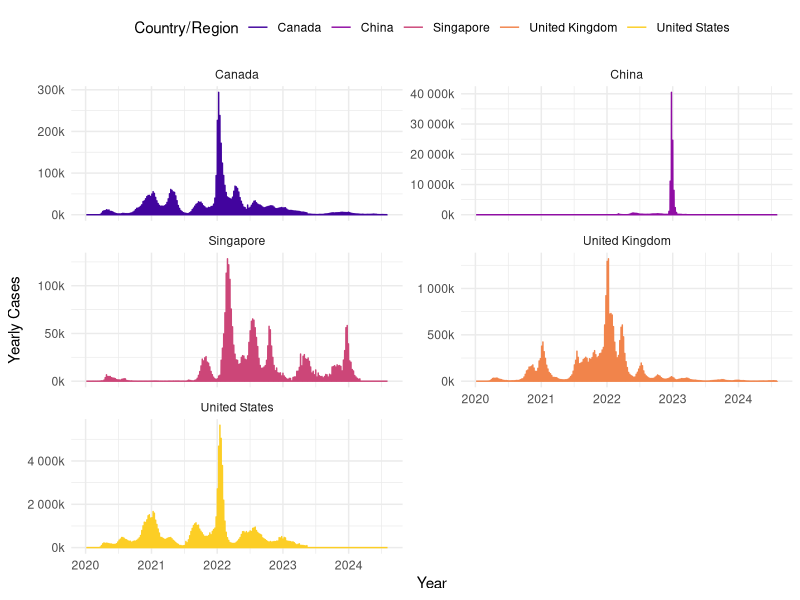
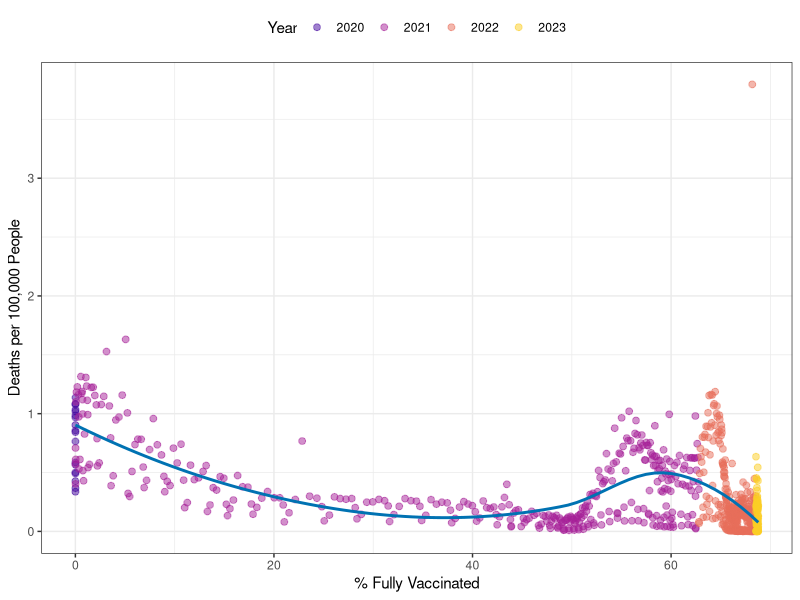
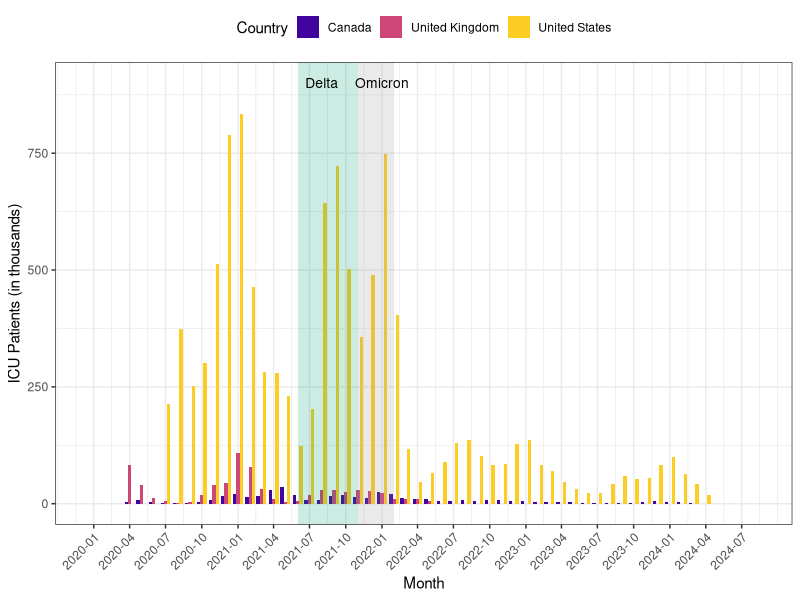

These figures' R source, in order:
## ---- chunk 1
library(readr)
library(dplyr)
library(knitr)
library(tidyr)
library(kableExtra)
library(lubridate)
library(tidyverse)
library(ggplot2)
library(scales)
library(tools)
library(viridis)  # 加载色盲友好调色板包
## ---- chunk 2
#| label: tbl-summary_of_monthly_covid19_cases_by_country
#| tbl-cap: "Summary of Monthly COVID-19 Cases by Country"
jh_cases <- read_csv("tidied_data/jh_confirmed_cases_country_level.csv")

case_summary <- jh_cases %>%
  group_by(`Country/Region`) %>%
  summarise(
    `Total Cases` = sum(new_cases, na.rm = TRUE),
    `Peak Increase` = max(new_cases, na.rm = TRUE),
    `Peak Date` = year_month[which.max(new_cases)]
  ) %>%
  mutate(
    `Total Cases` = comma(`Total Cases`),
    `Peak Increase` = comma(`Peak Increase`)
  ) %>%
  arrange(desc(`Total Cases`))

kable(case_summary, 
      caption = "Summary of Total and Peak Monthly COVID-19 Cases by Country",
      align = c("l", "r", "r", "r")) %>%
  kable_styling(bootstrap_options = c("striped", "hover", "condensed"),
                latex_options = "scale_down",
                full_width = FALSE)
## ---- chunk 3
#| label: tbl-us_covid19_vaccination_and_death_summary
#| tbl-cap: "US COVID-19 Vaccination and Death Summary"
# Load the data
us_data <- read_csv("tidied_data/covid_datahub_USA_filtered.csv")

# Compute summary statistics using daily changes
summary_stats_us <- us_data %>%
  summarise(
    Total_Deaths = sum(deaths_change, na.rm = TRUE),
    Total_Vaccinated = sum(people_vaccinated_change, na.rm = TRUE),
    Total_Fully_Vaccinated = sum(people_fully_vaccinated_change, na.rm = TRUE),
    Mean_Daily_Deaths = mean(deaths_change, na.rm = TRUE),
    Median_Daily_Deaths = median(deaths_change, na.rm = TRUE),
    Mean_Daily_Vaccinated = mean(people_vaccinated_change, na.rm = TRUE),
    Median_Daily_Vaccinated = median(people_vaccinated_change, na.rm = TRUE),
    Mean_Daily_Fully_Vaccinated = mean(people_fully_vaccinated_change, na.rm = TRUE),
    Median_Daily_Fully_Vaccinated = median(people_fully_vaccinated_change, na.rm = TRUE)
  )

# Correlation based on daily changes
correlation <- cor(us_data$people_fully_vaccinated_change, us_data$deaths_change, use = "complete.obs")
summary_stats_us$Correlation_FullyVaccinated_Deaths <- round(correlation, 3)

# Convert to long format and clean labels
summary_stats_us_long <- summary_stats_us %>%
  pivot_longer(everything(), names_to = "Metric", values_to = "Value") %>%
  mutate(
    Metric = gsub("_", " ", Metric),
    Metric = gsub("(?<=[a-z])(?=[A-Z])", " ", Metric, perl = TRUE),
    Metric = toTitleCase(tolower(Metric)),
    Value = format(round(as.numeric(Value)), big.mark = ",")
  )

# Render formatted table
kable(summary_stats_us_long,
      caption = "US COVID-19 Vaccination and Death Summary (Using Daily Changes)",
      align = c("l", "r")) %>%
  kable_styling(bootstrap_options = c("striped", "hover", "condensed"),
                latex_options = "scale_down",
                full_width = FALSE)
## ---- chunk 4
#| label: tbl-icu_response_to_covid19_waves_by_country
#| tbl-cap: "ICU Response to COVID-19 Waves by Country"
icu_data <- read_csv("tidied_data/owid_covid_data_filtered_final.csv")

icu_summary <- icu_data %>%
  filter(!(country %in% c("China", "Singapore"))) %>% 
  arrange(country, date) %>%
  group_by(country) %>%
  mutate(
    prev_icu = lag(icu_patients),
    icu_increase = ifelse(!is.na(prev_icu) & icu_patients > prev_icu, icu_patients - prev_icu, 0)
  ) %>%
  summarise(
    Country = first(country),
    `Total ICU Patients` = format(sum(icu_increase, na.rm = TRUE), big.mark = ",", scientific = FALSE),
    `Max ICU Patients` = format(max(icu_patients, na.rm = TRUE), big.mark = ",", scientific = FALSE),
    `Peak Date` = date[which.max(icu_patients)] 
  ) %>%
  select(Country, `Total ICU Patients`, `Max ICU Patients`,`Peak Date`) %>%
  arrange(desc(`Max ICU Patients`))

# ICU Response to COVID-19 Waves by Country
kable(icu_summary, caption = "ICU Response to COVID-19 Waves by Country",
      align = c("l", "r", "r", "r")) %>%
  kable_styling(bootstrap_options = c("striped", "hover", "condensed"), full_width = FALSE)
## ---- chunk 5
#| label: fig-yearly_covid19_case_counts
#| fig-cap: "Yearly COVID-19 Case Counts Over Time (2020–2024)"
#| fig-width: 8
#| fig-height: 6

covidTidy <- read_csv("tidied_data/owid_covid_data_filtered_final.csv") %>%
  group_by(country) %>%
  mutate(
    date = as.Date(date),
    timepoint = row_number(),
    new_cases = case_when(
      timepoint == 1 ~ 0,
      .default =  total_cases - lag(total_cases)
    )
  ) %>%
  select(-timepoint)

ggplot(covidTidy, aes(x = date, y = new_cases, color = country)) +
  geom_line(size = 0.5) +
  scale_color_viridis_d(option = "plasma", begin = 0.1, end = 0.9) +
  labs(
    x = "Year",
    y = "Yearly Cases",
    color = "Country/Region",
  ) +
  scale_y_continuous(labels = scales::percent_format(
    scale = 0.001,
    suffix = "k"
  )) +
  theme_minimal() +
  theme(
    legend.position = "top"
  ) +
  facet_wrap(~ country, scales = "free_y", ncol = 2)
## ---- chunk 6
#| label: fig-vaccination_rate_vs_death_rate_intheus
#| fig-cap: "Vaccination Rate vs. Death Rate in the U.S. (2021–2023)"
covidUSA <- read_csv("tidied_data/covid_datahub_USA_filtered.csv") %>%
  mutate(
    date = as.Date(date),
    pct_fully_vaccinated = (people_fully_vaccinated / 335000000) * 100,
    daily_deaths = deaths - lag(deaths),
    death_rate_per_100k = (daily_deaths / 335000000) * 100000,
    year_date = as.factor(year(date))
  ) %>%
  filter(pct_fully_vaccinated > 0, daily_deaths > 0)

ggplot(covidUSA, aes(x = pct_fully_vaccinated, y = death_rate_per_100k, color = year_date)) +
  geom_point(alpha = 0.5, size = 2) +
  scale_color_viridis_d(option = "plasma", begin = 0.1, end = 0.9) +
  geom_smooth(method = "loess", se = FALSE, color = "#0072B2") +
  labs(
    x = "% Fully Vaccinated",
    y = "Deaths per 100,000 People",
    color = "Year"
  ) +
  theme_bw() +
  theme(
      legend.position = "top"
    )

## ---- chunk 7
#| label: fig-monthly_icu_occupancy_during_covid19
#| fig-cap: "Monthly ICU Occupancy During COVID-19"
covid_ICU <- read_csv("tidied_data/owid_covid_data_filtered_final.csv") %>%
  mutate(
    date = as.Date(date),
    date_ym =  as.Date(format(date, "%Y-%m-01"))
  ) %>%
  filter(country %in% c("United States", "United Kingdom", "Canada")) %>%
  group_by(country, date_ym) %>%
  summarise(icu_patients = sum(icu_patients, na.rm = TRUE), .groups = "drop") %>%
  mutate(icu_patients = icu_patients / 1000)

ggplot(covid_ICU, aes(x = date_ym, y = icu_patients, fill = country)) +
  geom_bar(stat = "identity", position = "dodge") +
  scale_fill_viridis_d(option = "plasma", begin = 0.1, end = 0.9) +
  annotate("rect", xmin = as.Date("2021-06-01"), xmax = as.Date("2021-11-01"), ymin = -Inf, ymax = Inf, alpha = 0.2, fill = "#009E73") +
  annotate("rect", xmin = as.Date("2021-11-01"), xmax = as.Date("2022-02-01"), ymin = -Inf, ymax = Inf, alpha = 0.2, fill = "#999999") +
  annotate("text", x = as.Date("2021-08-01"), y = 900, label = "Delta", size = 3.5) +
  annotate("text", x = as.Date("2022-01-01"), y = 900, label = "Omicron", size = 3.5) +
  labs(
    x = "Month",
    y = "ICU Patients (in thousands)",
    fill = "Country"
  ) +
  scale_x_date(
    breaks = seq(as.Date("2020-01-01"), as.Date("2024-08-01"), by = "3 months"),
    date_labels = "%Y-%m"
  ) +
  theme_bw() +
  theme(
    axis.text.x = element_text(angle = 45, hjust = 1),
    legend.position = "top"
    )
